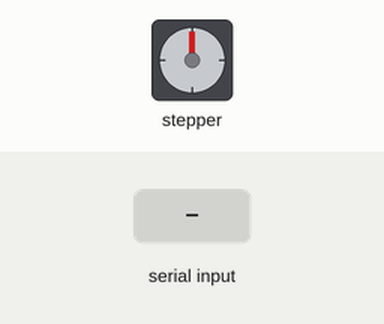
Recording of a sketch running on a simulated Arduino Uno, built with avr-gcc and run on an emulated ATmega328P. Shown: stepper motor. The inputs (shaded band) are chosen by the test bench. Stepper angles assume 500 steps per turn.

Above: at 1.2 s.
1.3 s: "1" received over Serial
At 2.2 s:
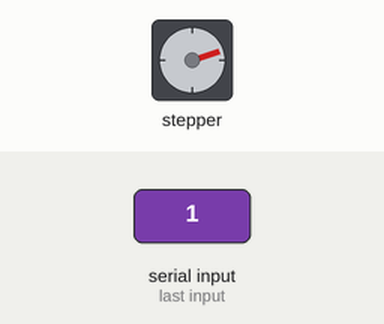
2.9 s: "1" received over Serial
At 3.4 s:
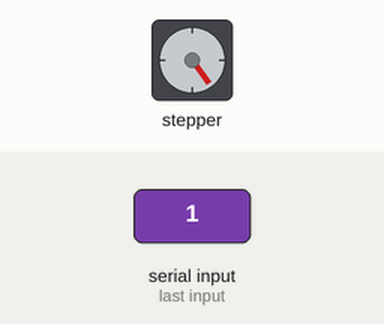
4.5 s: "0" received over Serial
At 5.8 s:
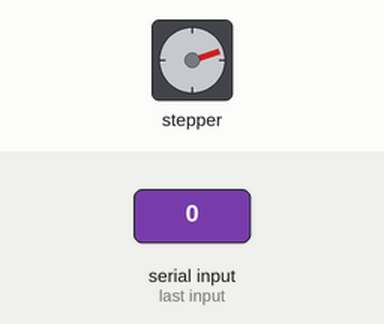
Timing chart, 0 to 7.5 s (numbered marks = the images above; inputs shaded):
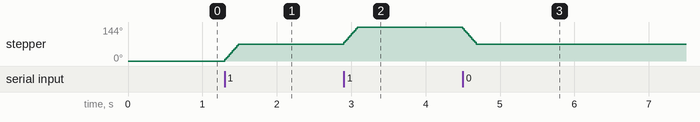

The sketch:

UNIPOLAR.ino
```cpp
#include <Stepper.h>//libreria para el motor a pasos
int dado;//variable
const int Motor = 500;
Stepper MeuMotor(Motor, 8, 10, 9, 11);//posicion de los pines para el motor a pasos

void setup() {
  MeuMotor.setSpeed(60);
  Serial.begin(9600);
  }

void loop() {
  if (Serial.available() > 0) {//inicializamos el serial en 0
    dado = Serial.read();//le el dato
    if (dado == '1') {//si el dato es igual a 1 guira a la derecha
      MeuMotor.step(100);//movimineto de el motor
    } else if (dado == '0') {//si el dato es igual a 0 guira a izquierda
      MeuMotor.step(-100);//movimineto de el motor
    }
  }
}
```

Measured:
- after the input at 1.3 s, stepper: turns 72° clockwise in 0.18 s, starting at once
- after the input at 2.9 s, stepper: turns 72° clockwise in 0.18 s, starting at once
- after the input at 4.5 s, stepper: turns 72° counter-clockwise in 0.18 s, starting at once
